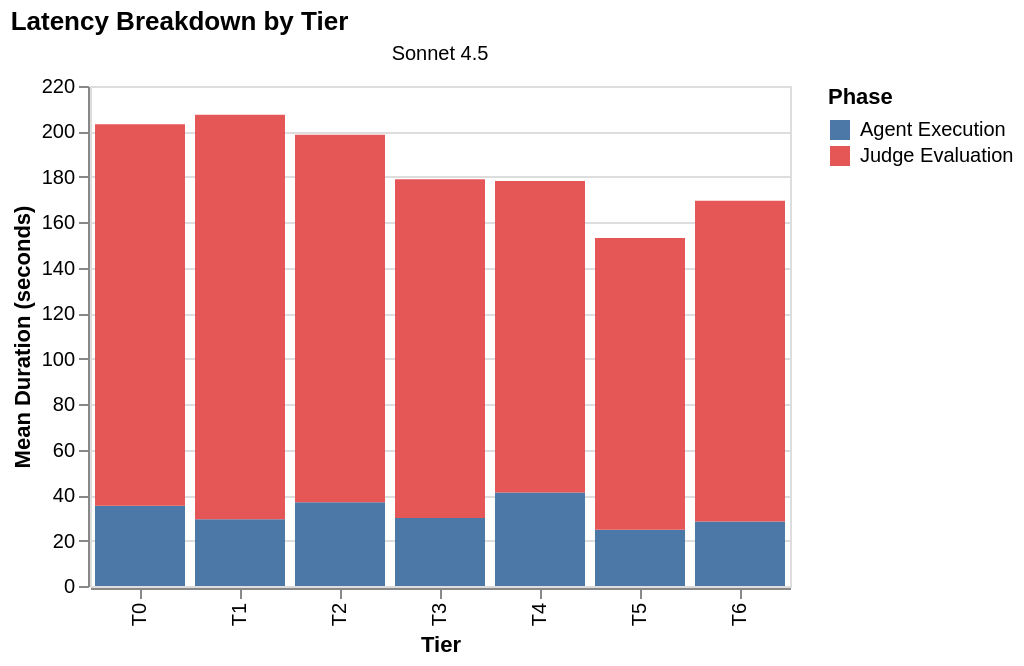

This figure's Vega-Lite source:
### Vega-Lite specification from a JSON file in a GitHub repository (floating-point values rounded to 4 significant figures)
{"config": {"view": {"continuousWidth": 300, "continuousHeight": 300}}, "data": {"name": "data-1f846ac9acdcc5c3d51811c7097f5f7c"}, "facet": {"column": {"field": "agent_model", "title": null, "type": "nominal"}}, "spec": {"mark": {"type": "bar"}, "encoding": {"color": {"field": "phase_label", "scale": {"domain": ["Agent Execution", "Judge Evaluation"], "range": ["#4C78A8", "#E45756"]}, "title": "Phase", "type": "nominal"}, "order": {"field": "phase", "sort": "ascending", "type": "nominal"}, "tooltip": [{"field": "tier", "title": "Tier", "type": "ordinal"}, {"field": "phase_label", "title": "Phase", "type": "nominal"}, {"field": "duration", "format": ".2f", "title": "Duration (s)", "type": "quantitative"}], "x": {"field": "tier", "sort": ["T0", "T1", "T2", "T3", "T4", "T5", "T6"], "title": "Tier", "type": "ordinal"}, "y": {"field": "duration", "title": "Mean Duration (seconds)", "type": "quantitative"}}, "height": 250, "width": 350}, "title": "Latency Breakdown by Tier", "$schema": "https://vega.github.io/schema/vega-lite/v6.1.0.json", "datasets": {"data-1f846ac9acdcc5c3d51811c7097f5f7c": [{"agent_model": "Sonnet 4.5", "tier": "T0", "phase": "agent_duration_seconds", "duration": 35.34, "phase_label": "Agent Execution"}, {"agent_model": "Sonnet 4.5", "tier": "T1", "phase": "agent_duration_seconds", "duration": 29.34, "phase_label": "Agent Execution"}, {"agent_model": "Sonnet 4.5", "tier": "T2", "phase": "agent_duration_seconds", "duration": 36.84, "phase_label": "Agent Execution"}, {"agent_model": "Sonnet 4.5", "tier": "T3", "phase": "agent_duration_seconds", "duration": 29.9, "phase_label": "Agent Execution"}, {"agent_model": "Sonnet 4.5", "tier": "T4", "phase": "agent_duration_seconds", "duration": 41.17, "phase_label": "Agent Execution"}, {"agent_model": "Sonnet 4.5", "tier": "T5", "phase": "agent_duration_seconds", "duration": 24.76, "phase_label": "Agent Execution"}, {"agent_model": "Sonnet 4.5", "tier": "T6", "phase": "agent_duration_seconds", "duration": 28.36, "phase_label": "Agent Execution"}, {"agent_model": "Sonnet 4.5", "tier": "T0", "phase": "judge_duration_seconds", "duration": 167.8, "phase_label": "Judge Evaluation"}, {"agent_model": "Sonnet 4.5", "tier": "T1", "phase": "judge_duration_seconds", "duration": 178.0, "phase_label": "Judge Evaluation"}, {"agent_model": "Sonnet 4.5", "tier": "T2", "phase": "judge_duration_seconds", "duration": 161.7, "phase_label": "Judge Evaluation"}, {"agent_model": "Sonnet 4.5", "tier": "T3", "phase": "judge_duration_seconds", "duration": 149.1, "phase_label": "Judge Evaluation"}, {"agent_model": "Sonnet 4.5", "tier": "T4", "phase": "judge_duration_seconds", "duration": 137.0, "phase_label": "Judge Evaluation"}, {"agent_model": "Sonnet 4.5", "tier": "T5", "phase": "judge_duration_seconds", "duration": 128.4, "phase_label": "Judge Evaluation"}, {"agent_model": "Sonnet 4.5", "tier": "T6", "phase": "judge_duration_seconds", "duration": 141.1, "phase_label": "Judge Evaluation"}]}}
